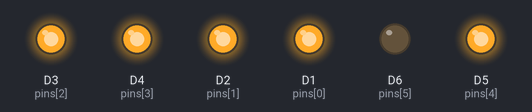
Recording of a sketch running on a simulated ESP8266 (NodeMCU). Parts: output pins drawn as LEDs (lit = HIGH). Pins used as bus, display or sensor lines are not drawn.

Above: at 0.2 s.
At 1.2 s:
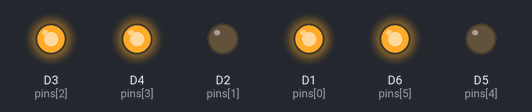
At 1.7 s:
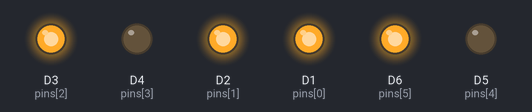
At 2.7 s:
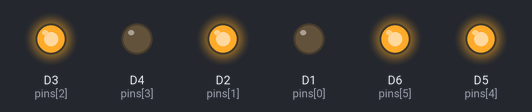
At 4.2 s:
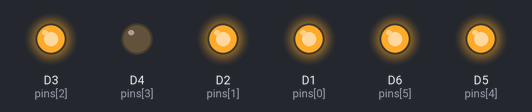
At 5.7 s:
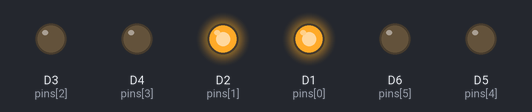
Timing chart, 0 to 6.5 s (numbered marks = the images above):
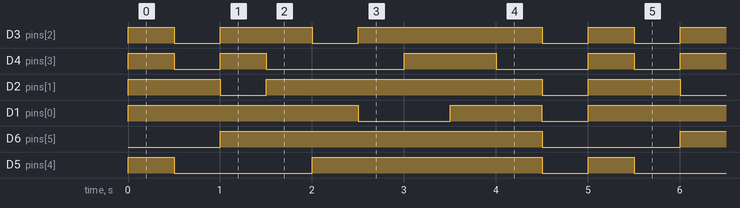

Measured:
- by itself, D3 (pins[2]): repeats every 5.0 s: LOW 0.50 s, HIGH 1.0 s, LOW 0.50 s, HIGH 2.0 s, LOW 0.50 s, HIGH 0.50 s
- by itself, D4 (pins[3]): repeats every 5.0 s: LOW 0.50 s, HIGH 0.50 s, LOW 1.5 s, HIGH 1.0 s, LOW 1.0 s, HIGH 0.50 s
- by itself, D2 (pins[1]): repeats every 5.0 s: LOW 0.50 s, HIGH 3.0 s, LOW 0.50 s, HIGH 1.0 s
- by itself, D1 (pins[0]): repeats every 5.0 s: LOW 1.0 s, HIGH 1.0 s, LOW 0.50 s, HIGH 2.5 s
- by itself, D6 (pins[5]): alternates HIGH for 3.5 s and LOW for 1.5 s
- by itself, D5 (pins[4]): repeats every 5.0 s: LOW 1.5 s, HIGH 2.5 s, LOW 0.50 s, HIGH 0.50 s

The sketch:

sayi_yazdir.ino
```cpp
byte pins[7] = {D1, D2, D3, D4, D5, D6, D7};
byte rakamlar[10] = {0x3F, 0x06, 0x5B, 0x4F, 0x66, 0x6D, 0x7D, 0x7F, 0x6F};
//byte rakamlar[10] = {0b00111111, 0b...};
void setup() {
  for (int i = 0; i < 8; i++) {
    pinMode(pins[i], OUTPUT); // tüm ledler çıkış ayarlandı
    digitalWrite(pins[i], LOW); // tüm ledleri söndür"
  }
}

void loop() {
  //harflendirme üstten başlar simetrik G şeklinde ilerler
  /*
     D7 => a
     D6 => b
     D5 => c
     D4 => d
     D3 => e
     D2 => f
     D1 => g
  */
  //**********1*********
  digitalWrite(D1, LOW);
  digitalWrite(D2, LOW);
  digitalWrite(D3, LOW);
  digitalWrite(D4, LOW);
  digitalWrite(D5, HIGH);
  digitalWrite(D6, HIGH);
  digitalWrite(D7, LOW);

  //**********2*********
  digitalWrite(D1, HIGH);
  digitalWrite(D2, LOW);
  digitalWrite(D3, HIGH);
  digitalWrite(D4, HIGH);
  digitalWrite(D5, LOW);
  digitalWrite(D6, HIGH);
  digitalWrite(D7, HIGH);

  for (int i = 0; i < 10; i++) {
    byte deger = rakamlar[i];
    for (int j = 1 ; j < 8; j++) {
      deger = deger >> 1;
      int kontrol = deger & 0b00000001;
      if (kontrol == 1) {
        digitalWrite(pins[j - 1], HIGH);
      } else {
        digitalWrite(pins[j - 1], LOW);
      }
    }
    delay(500);
  }
}
```
